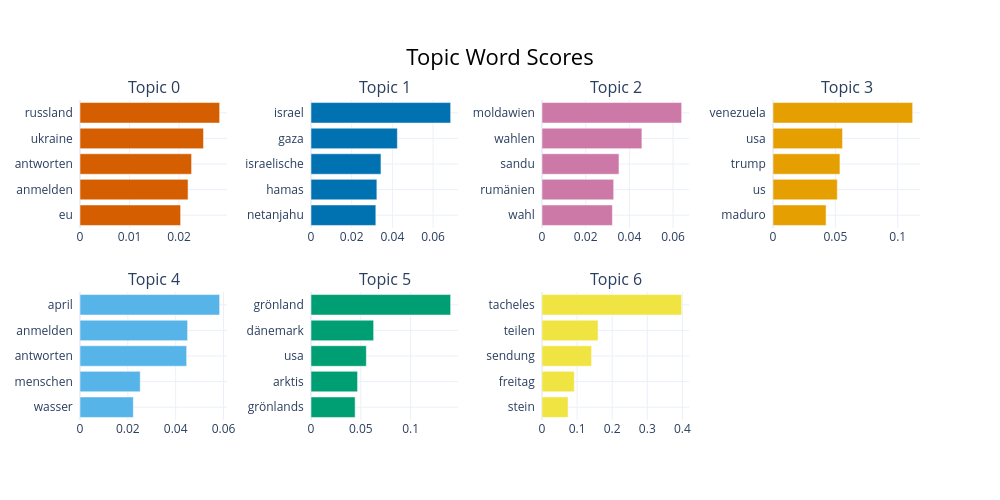
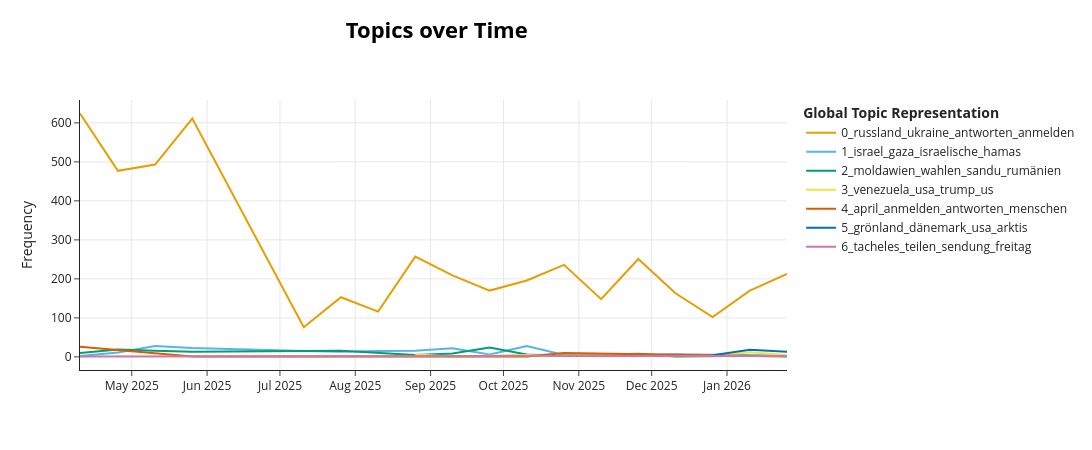

Write notebook code for charts like these, in order.
### Markdown cell above
## Antispiegel — Topic Modelling (same pipeline as RT_de)

### Code cell
# Antispiegel topic modelling (same pipeline as RT_de)
# Uses the same cleaning, chunking, BERTopic setup, and outputs as RT_de.
if 'BERTopic' not in globals() or 'clean_topic_text' not in globals() or 'chunk_text' not in globals():
    raise RuntimeError('Please run the RT_de topic modelling cell first.')
antispiegel_source_key = next((k for k in dfs_by_source if k.lower() == 'antispiegel'), None)
if antispiegel_source_key is None:
    raise KeyError(f"Source not found for Antispiegel. Available sources: {list(dfs_by_source.keys())}")
antispiegel_topic_df = dfs_by_source[antispiegel_source_key].copy()
required_cols = {'Full Text', 'date'}
missing_cols = required_cols.difference(antispiegel_topic_df.columns)
if missing_cols:
    raise KeyError(f"Missing required columns for Antispiegel: {sorted(missing_cols)}")
# Keep only rows with available full text
antispiegel_topic_df = antispiegel_topic_df[antispiegel_topic_df['Full_Text'].notna()].copy()
# Same topic columns as RT_de
antispiegel_topic_df['topic_text_raw'] = antispiegel_topic_df['Full Text'].astype(str)
antispiegel_topic_df['topic_date'] = pd.to_datetime(antispiegel_topic_df['date'], errors='coerce')
# Same cleaning pipeline as RT_de
antispiegel_topic_df['topic_text_clean'] = antispiegel_topic_df['topic_text_raw'].apply(clean_topic_text)
antispiegel_topic_df['topic_text_model'] = antispiegel_topic_df['topic_text_clean']
# Same chunking pipeline as RT_de
antispiegel_topic_df['topic_chunks'] = antispiegel_topic_df['topic_text_model'].apply(chunk_text)
antispiegel_model_df = (
    antispiegel_topic_df[['topic_date', 'topic_chunks']]
    .explode('topic_chunks')
    .rename(columns={'topic_chunks': 'topic_text_model'})
)
antispiegel_model_df = antispiegel_model_df[
    antispiegel_model_df['topic_date'].notna()
    & antispiegel_model_df['topic_text_model'].notna()
    & antispiegel_model_df['topic_text_model'].str.len().gt(0)
].copy()
# Full corpus by default (no sampling)
MAX_DOCS = None
if MAX_DOCS is not None and len(antispiegel_model_df) > MAX_DOCS:
    antispiegel_model_df = antispiegel_model_df.sample(MAX_DOCS, random_state=42)
antispiegel_model_df = antispiegel_model_df.sort_values('topic_date').reset_index(drop=True)
if antispiegel_model_df.empty:
    raise ValueError('No usable chunks after preprocessing.')
antispiegel_docs = antispiegel_model_df['topic_text_model'].tolist()
antispiegel_timestamps = antispiegel_model_df['topic_date'].dt.to_pydatetime().tolist()
print(f'Antispiegel articles used: {antispiegel_topic_df["topic_date"].notna().sum()}')
print(f'Antispiegel chunks used for BERTopic: {len(antispiegel_docs)}')
print(f'Date range: {antispiegel_model_df["topic_date"].min().date()} to {antispiegel_model_df["topic_date"].max().date()}')
# Same sanity check as RT_de
antispiegel_token_counts = Counter(' '.join(antispiegel_topic_df['topic_text_clean']).split())
antispiegel_top_tokens_df = pd.DataFrame(antispiegel_token_counts.most_common(20), columns=['token', 'count'])
# Overall non-time topic overview (all documents/chunks)
display(antispiegel_top_tokens_df)
# Same BERTopic configuration as RT_de
antispiegel_topic_model = BERTopic(
    language='multilingual',
    embedding_model='sentence-transformers/paraphrase-multilingual-MiniLM-L12-v2',
    min_topic_size=25,
    calculate_probabilities=False,
    verbose=True,
)
antispiegel_topics, _ = antispiegel_topic_model.fit_transform(antispiegel_docs)
antispiegel_topic_info = antispiegel_topic_model.get_topic_info()
display(antispiegel_topic_info.head(20))
display(antispiegel_topic_model.visualize_barchart(top_n_topics=12))

### Figure 1 — Plotly figure (JSON) as saved in the notebook; plotly's stock layout.template omitted (floating-point values rounded to 4 significant figures)
{"data": [{"marker": {"color": "#D55E00"}, "orientation": "h", "type": "bar", "x": [0.02032, 0.02181, 0.02253, 0.02493, 0.02819], "xaxis": "x", "y": ["eu  ", "anmelden  ", "antworten  ", "ukraine  ", "russland  "], "yaxis": "y"}, {"marker": {"color": "#0072B2"}, "orientation": "h", "type": "bar", "x": [0.03186, 0.03237, 0.03438, 0.04244, 0.06864], "xaxis": "x2", "y": ["netanjahu  ", "hamas  ", "israelische  ", "gaza  ", "israel  "], "yaxis": "y2"}, {"marker": {"color": "#CC79A7"}, "orientation": "h", "type": "bar", "x": [0.03223, 0.03281, 0.03523, 0.04572, 0.06393], "xaxis": "x3", "y": ["wahl  ", "rumänien  ", "sandu  ", "wahlen  ", "moldawien  "], "yaxis": "y3"}, {"marker": {"color": "#E69F00"}, "orientation": "h", "type": "bar", "x": [0.04256, 0.05154, 0.05367, 0.05576, 0.112], "xaxis": "x4", "y": ["maduro  ", "us  ", "trump  ", "usa  ", "venezuela  "], "yaxis": "y4"}, {"marker": {"color": "#56B4E9"}, "orientation": "h", "type": "bar", "x": [0.02229, 0.02517, 0.04459, 0.04498, 0.05838], "xaxis": "x5", "y": ["wasser  ", "menschen  ", "antworten  ", "anmelden  ", "april  "], "yaxis": "y5"}, {"marker": {"color": "#009E73"}, "orientation": "h", "type": "bar", "x": [0.04431, 0.04672, 0.05553, 0.06286, 0.1402], "xaxis": "x6", "y": ["grönlands  ", "arktis  ", "usa  ", "dänemark  ", "grönland  "], "yaxis": "y6"}, {"marker": {"color": "#F0E442"}, "orientation": "h", "type": "bar", "x": [0.07409, 0.09206, 0.1413, 0.1597, 0.3979], "xaxis": "x7", "y": ["stein  ", "freitag  ", "sendung  ", "teilen  ", "tacheles  "], "yaxis": "y7"}], "layout": {"annotations": [{"font": {"size": 16}, "showarrow": false, "text": "Topic 0", "x": 0.0875, "xanchor": "center", "xref": "paper", "y": 1, "yanchor": "bottom", "yref": "paper"}, {"font": {"size": 16}, "showarrow": false, "text": "Topic 1", "x": 0.3625, "xanchor": "center", "xref": "paper", "y": 1, "yanchor": "bottom", "yref": "paper"}, {"font": {"size": 16}, "showarrow": false, "text": "Topic 2", "x": 0.6375, "xanchor": "center", "xref": "paper", "y": 1, "yanchor": "bottom", "yref": "paper"}, {"font": {"size": 16}, "showarrow": false, "text": "Topic 3", "x": 0.9125, "xanchor": "center", "xref": "paper", "y": 1, "yanchor": "bottom", "yref": "paper"}, {"font": {"size": 16}, "showarrow": false, "text": "Topic 4", "x": 0.0875, "xanchor": "center", "xref": "paper", "y": 0.4, "yanchor": "bottom", "yref": "paper"}, {"font": {"size": 16}, "showarrow": false, "text": "Topic 5", "x": 0.3625, "xanchor": "center", "xref": "paper", "y": 0.4, "yanchor": "bottom", "yref": "paper"}, {"font": {"size": 16}, "showarrow": false, "text": "Topic 6", "x": 0.6375, "xanchor": "center", "xref": "paper", "y": 0.4, "yanchor": "bottom", "yref": "paper"}], "height": 500, "hoverlabel": {"bgcolor": "white", "font": {"family": "Rockwell", "size": 16}}, "showlegend": false, "title": {"font": {"color": "Black", "size": 22}, "text": "Topic Word Scores", "x": 0.5, "xanchor": "center", "yanchor": "top"}, "width": 1000, "xaxis": {"anchor": "y", "domain": [0, 0.175], "showgrid": true}, "xaxis2": {"anchor": "y2", "domain": [0.275, 0.45], "showgrid": true}, "xaxis3": {"anchor": "y3", "domain": [0.55, 0.725], "showgrid": true}, "xaxis4": {"anchor": "y4", "domain": [0.825, 1], "showgrid": true}, "xaxis5": {"anchor": "y5", "domain": [0, 0.175], "showgrid": true}, "xaxis6": {"anchor": "y6", "domain": [0.275, 0.45], "showgrid": true}, "xaxis7": {"anchor": "y7", "domain": [0.55, 0.725], "showgrid": true}, "xaxis8": {"anchor": "y8", "domain": [0.825, 1], "showgrid": true}, "yaxis": {"anchor": "x", "domain": [0.6, 1], "showgrid": true}, "yaxis2": {"anchor": "x2", "domain": [0.6, 1], "showgrid": true}, "yaxis3": {"anchor": "x3", "domain": [0.6, 1], "showgrid": true}, "yaxis4": {"anchor": "x4", "domain": [0.6, 1], "showgrid": true}, "yaxis5": {"anchor": "x5", "domain": [0, 0.4], "showgrid": true}, "yaxis6": {"anchor": "x6", "domain": [0, 0.4], "showgrid": true}, "yaxis7": {"anchor": "x7", "domain": [0, 0.4], "showgrid": true}, "yaxis8": {"anchor": "x8", "domain": [0, 0.4], "showgrid": true}}}

### Figure 2 — Plotly figure (JSON) as saved in the notebook; plotly's stock layout.template omitted (floating-point values rounded to 4 significant figures)
{"data": [{"hoverinfo": "text", "hovertext": ["<b>Topic 0</b><br>Words: april, antworten, anmelden, russland, ukraine", "<b>Topic 0</b><br>Words: antworten, anmelden, mai, russland, ukraine", "<b>Topic 0</b><br>Words: mai, antworten, anmelden, russland, ukraine", "<b>Topic 0</b><br>Words: antworten, anmelden, juni, russland, ukraine", "<b>Topic 0</b><br>Words: ukraine, nabu, us, russland, teilen", "<b>Topic 0</b><br>Words: russland, eu, ukraine, teilen, usa", "<b>Topic 0</b><br>Words: ukraine, russland, teilen, trump, eu", "<b>Topic 0</b><br>Words: russland, ukraine, teilen, eu, trump", "<b>Topic 0</b><br>Words: russland, ukraine, teilen, eu, usa", "<b>Topic 0</b><br>Words: russland, ukraine, teilen, usa, eu", "<b>Topic 0</b><br>Words: russland, ukraine, eu, teilen, trump", "<b>Topic 0</b><br>Words: russland, teilen, ukraine, eu, usa", "<b>Topic 0</b><br>Words: ukraine, eu, russland, selensky, teilen", "<b>Topic 0</b><br>Words: russland, ukraine, eu, spiegel, teilen", "<b>Topic 0</b><br>Words: eu, ukraine, russland, teilen, russischen", "<b>Topic 0</b><br>Words: eu, russland, ukraine, teilen, selensky", "<b>Topic 0</b><br>Words: eu, russland, teilen, usa, ukraine", "<b>Topic 0</b><br>Words: russland, eu, teilen, ukraine, usa"], "marker": {"color": "#E69F00"}, "mode": "lines", "name": "0_russland_ukraine_antworten_anmelden", "type": "scatter", "x": ["2025-04-09T16:39:21.600000", "2025-04-25T07:12:00.000000", "2025-05-10T14:24:00.000000", "2025-05-25T21:36:00.000000", "2025-07-10T19:12:00.000000", "2025-07-26T02:24:00.000000", "2025-08-10T09:36:00.000000", "2025-08-25T16:48:00.000000", "2025-09-10T00:00:00.000000", "2025-09-25T07:12:00.000000", "2025-10-10T14:24:00.000000", "2025-10-25T21:36:00.000000", "2025-11-10T04:48:00.000000", "2025-11-25T12:00:00.000000", "2025-12-10T19:12:00.000000", "2025-12-26T02:24:00.000000", "2026-01-10T09:36:00.000000", "2026-01-25T16:48:00.000000"], "y": [624, 477, 493, 611, 76, 153, 116, 257, 209, 170, 196, 236, 148, 251, 163, 102, 170, 213]}, {"hoverinfo": "text", "hovertext": ["<b>Topic 1</b><br>Words: israel, türkei, teilen, iran, atomwaffen", "<b>Topic 1</b><br>Words: israel, gaza, the, mai, of", "<b>Topic 1</b><br>Words: israel, hamas, mai, gaza, gazastreifen", "<b>Topic 1</b><br>Words: israel, gaza, israelische, iran, mai", "<b>Topic 1</b><br>Words: israel, gaza, völkermord, holocaust, israelische", "<b>Topic 1</b><br>Words: israel, hamas, israelische, westjordanland, gaza", "<b>Topic 1</b><br>Words: israel, gaza, israelische, hamas, israelischen", "<b>Topic 1</b><br>Words: israel, israelische, gaza, hamas, netanjahu", "<b>Topic 1</b><br>Words: israel, kirk, israelische, netanjahu, gaza", "<b>Topic 1</b><br>Words: palästina, israel, italien, anerkennung, gaza", "<b>Topic 1</b><br>Words: gaza, israel, netanjahu, hamas, israelische", "<b>Topic 1</b><br>Words: israel, prozent, teilen, deutschland, gaza", "<b>Topic 1</b><br>Words: foulkes, israel, polizei, äußerungen, julian", "<b>Topic 1</b><br>Words: netanjahu, herzog, begnadigung, begnadigungsgesuch, premierminister", "<b>Topic 1</b><br>Words: israel, aipac, us, israelische, gaza", "<b>Topic 1</b><br>Words: israel, iran, netanjahu, us, libanon", "<b>Topic 1</b><br>Words: israel, israelischen, iran, clinton, teilen"], "marker": {"color": "#56B4E9"}, "mode": "lines", "name": "1_israel_gaza_israelische_hamas", "type": "scatter", "x": ["2025-04-09T16:39:21.600000", "2025-04-25T07:12:00.000000", "2025-05-10T14:24:00.000000", "2025-05-25T21:36:00.000000", "2025-07-10T19:12:00.000000", "2025-07-26T02:24:00.000000", "2025-08-10T09:36:00.000000", "2025-08-25T16:48:00.000000", "2025-09-10T00:00:00.000000", "2025-09-25T07:12:00.000000", "2025-10-10T14:24:00.000000", "2025-10-25T21:36:00.000000", "2025-11-10T04:48:00.000000", "2025-11-25T12:00:00.000000", "2025-12-10T19:12:00.000000", "2026-01-10T09:36:00.000000", "2026-01-25T16:48:00.000000"], "y": [2, 11, 28, 23, 15, 13, 15, 16, 22, 6, 28, 5, 2, 4, 7, 4, 3]}, {"hoverinfo": "text", "hovertext": ["<b>Topic 2</b><br>Words: moldawien, sandu, gagausien, kirche, regierung", "<b>Topic 2</b><br>Words: moldawien, wahlen, sandu, rumänien, maia", "<b>Topic 2</b><br>Words: rumänien, simion, moldawien, wahl, rumäniens", "<b>Topic 2</b><br>Words: moldawien, rumänien, wahlen, wahl, eu", "<b>Topic 2</b><br>Words: moldawien, wahlen, sandu, einmischung, wahlkommission", "<b>Topic 2</b><br>Words: wahl, regierung, moldawien, wahlen, moldawische", "<b>Topic 2</b><br>Words: moldawien, sandu, wahllokale, moldawischen, wahlen", "<b>Topic 2</b><br>Words: moldawien, gagausen, gagausien, wahlen, serbien", "<b>Topic 2</b><br>Words: moldawien, wahlen, wahl, prozent, wahllokale", "<b>Topic 2</b><br>Words: moldawien, wahlen, paz, wahl, bolivien", "<b>Topic 2</b><br>Words: volkswagen, wahlen, schätze, teilen, rückgang", "<b>Topic 2</b><br>Words: moldawien, chisinau, autonomie, moldawische, moldawiens", "<b>Topic 2</b><br>Words: eu, toscano, abweicht, salvini, politiker", "<b>Topic 2</b><br>Words: benedek, orbán, együtt, eu, wahlen", "<b>Topic 2</b><br>Words: moldawien, transnistrien, rumänien, strom, kraftwerk"], "marker": {"color": "#009E73"}, "mode": "lines", "name": "2_moldawien_wahlen_sandu_rumänien", "type": "scatter", "x": ["2025-04-09T16:39:21.600000", "2025-04-25T07:12:00.000000", "2025-05-10T14:24:00.000000", "2025-05-25T21:36:00.000000", "2025-07-26T02:24:00.000000", "2025-08-10T09:36:00.000000", "2025-08-25T16:48:00.000000", "2025-09-10T00:00:00.000000", "2025-09-25T07:12:00.000000", "2025-10-10T14:24:00.000000", "2025-10-25T21:36:00.000000", "2025-11-25T12:00:00.000000", "2025-12-10T19:12:00.000000", "2026-01-10T09:36:00.000000", "2026-01-25T16:48:00.000000"], "y": [10, 19, 16, 13, 16, 11, 5, 9, 24, 6, 2, 8, 1, 3, 2]}, {"hoverinfo": "text", "hovertext": ["<b>Topic 3</b><br>Words: venezuela, us, venezuelas, venezolanischen, usa", "<b>Topic 3</b><br>Words: regionalpresse, nawalny, almeria, venezuela, waffen", "<b>Topic 3</b><br>Words: venezuela, machado, usa, us, trump", "<b>Topic 3</b><br>Words: venezuela, trump, us, nigeria, präsident", "<b>Topic 3</b><br>Words: venezuela, maduro, trump, fentanyl, usa", "<b>Topic 3</b><br>Words: venezuela, us, usa, öl, venezuelas", "<b>Topic 3</b><br>Words: venezuela, öl, usa, venezolanische, trump", "<b>Topic 3</b><br>Words: venezuela, usa, piraterie, nato, sicherheitsstrategie", "<b>Topic 3</b><br>Words: venezuela, trump, usa, us, maduro", "<b>Topic 3</b><br>Words: venezuela, kuba, trump, usa, maduro"], "marker": {"color": "#F0E442"}, "mode": "lines", "name": "3_venezuela_usa_trump_us", "type": "scatter", "x": ["2025-08-25T16:48:00.000000", "2025-09-10T00:00:00.000000", "2025-10-10T14:24:00.000000", "2025-10-25T21:36:00.000000", "2025-11-10T04:48:00.000000", "2025-11-25T12:00:00.000000", "2025-12-10T19:12:00.000000", "2025-12-26T02:24:00.000000", "2026-01-10T09:36:00.000000", "2026-01-25T16:48:00.000000"], "y": [6, 1, 5, 3, 4, 4, 4, 2, 12, 5]}, {"hoverinfo": "text", "hovertext": ["<b>Topic 4</b><br>Words: april, anmelden, antworten, menschen, mal", "<b>Topic 4</b><br>Words: ableisten, anmelden, antworten, lumpen, tesla", "<b>Topic 4</b><br>Words: kinder, unterernährung, unicef, diagnostiziert, schwer", "<b>Topic 4</b><br>Words: biowaffen, mikroorganismen, gates, coli, artikel", "<b>Topic 4</b><br>Words: wasser, liter, kubikkilometer, qualität, kostet"], "marker": {"color": "#D55E00"}, "mode": "lines", "name": "4_april_anmelden_antworten_menschen", "type": "scatter", "x": ["2025-04-09T16:39:21.600000", "2025-05-25T21:36:00.000000", "2025-10-10T14:24:00.000000", "2025-10-25T21:36:00.000000", "2026-01-25T16:48:00.000000"], "y": [26, 1, 1, 10, 1]}, {"hoverinfo": "text", "hovertext": ["<b>Topic 5</b><br>Words: grönland, dänemark, usa, grönlands, trump", "<b>Topic 5</b><br>Words: grönland, usa, dänemark, grönlands, trump", "<b>Topic 5</b><br>Words: grönland, dänemark, arktis, usa, trump"], "marker": {"color": "#0072B2"}, "mode": "lines", "name": "5_grönland_dänemark_usa_arktis", "type": "scatter", "x": ["2025-12-26T02:24:00.000000", "2026-01-10T09:36:00.000000", "2026-01-25T16:48:00.000000"], "y": [4, 18, 13]}, {"hoverinfo": "text", "hovertext": ["<b>Topic 6</b><br>Words: tacheles, stein, teilen, sendung, robert", "<b>Topic 6</b><br>Words: tacheles, freitag, teilen, sendung, maifeiertages", "<b>Topic 6</b><br>Words: tacheles, teilen, sendung, freitag, rennt", "<b>Topic 6</b><br>Words: tacheles, teilen, sendung, freitag, stein", "<b>Topic 6</b><br>Words: tacheles, teilen, sendung, sommerhitze, petersburg", "<b>Topic 6</b><br>Words: tacheles, sendung, teilen, freitag, themen", "<b>Topic 6</b><br>Words: tacheles, sendung, teilen, wöchentlich, freitag", "<b>Topic 6</b><br>Words: tacheles, teilen, sendung, freitag, lebt", "<b>Topic 6</b><br>Words: tacheles, teilen, sendung, stein, themen", "<b>Topic 6</b><br>Words: tacheles, teilen, sendung, freitag, lebt", "<b>Topic 6</b><br>Words: tacheles, teilen, stein, sendung, röper", "<b>Topic 6</b><br>Words: tacheles, sendung, teilen, freitag, anti", "<b>Topic 6</b><br>Words: tacheles, teilen, sendung, freitag, reisen", "<b>Topic 6</b><br>Words: tacheles, teilen, freitag, sendung, lebt", "<b>Topic 6</b><br>Words: tacheles, teilen, sendung, röper, freitag", "<b>Topic 6</b><br>Words: tacheles, teilen, sendung, anti, röper", "<b>Topic 6</b><br>Words: tacheles, teilen, sendung, anti, spiegel"], "marker": {"color": "#CC79A7"}, "mode": "lines", "name": "6_tacheles_teilen_sendung_freitag", "type": "scatter", "x": ["2025-04-09T16:39:21.600000", "2025-04-25T07:12:00.000000", "2025-05-10T14:24:00.000000", "2025-05-25T21:36:00.000000", "2025-07-10T19:12:00.000000", "2025-07-26T02:24:00.000000", "2025-08-25T16:48:00.000000", "2025-09-10T00:00:00.000000", "2025-09-25T07:12:00.000000", "2025-10-10T14:24:00.000000", "2025-10-25T21:36:00.000000", "2025-11-10T04:48:00.000000", "2025-11-25T12:00:00.000000", "2025-12-10T19:12:00.000000", "2025-12-26T02:24:00.000000", "2026-01-10T09:36:00.000000", "2026-01-25T16:48:00.000000"], "y": [1, 1, 1, 2, 1, 1, 2, 2, 2, 3, 2, 2, 2, 2, 3, 2, 2]}], "layout": {"height": 450, "hoverlabel": {"bgcolor": "white", "font": {"family": "Rockwell", "size": 16}}, "legend": {"title": {"text": "<b>Global Topic Representation"}}, "title": {"font": {"color": "Black", "size": 22}, "text": "<b>Topics over Time</b>", "x": 0.4, "xanchor": "center", "y": 0.95, "yanchor": "top"}, "width": 1250, "xaxis": {"showgrid": true}, "yaxis": {"showgrid": true, "title": {"text": "Frequency"}}}}
